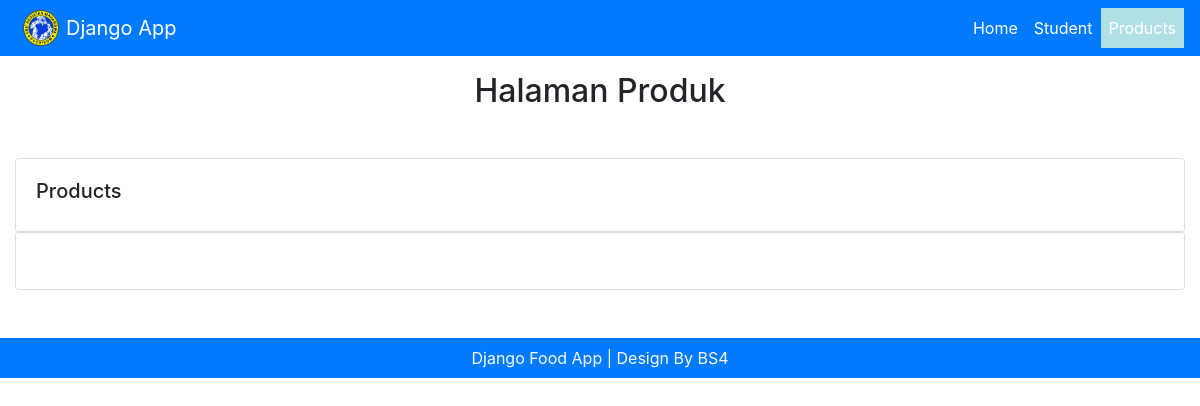
Before: /products/ with the older database file.
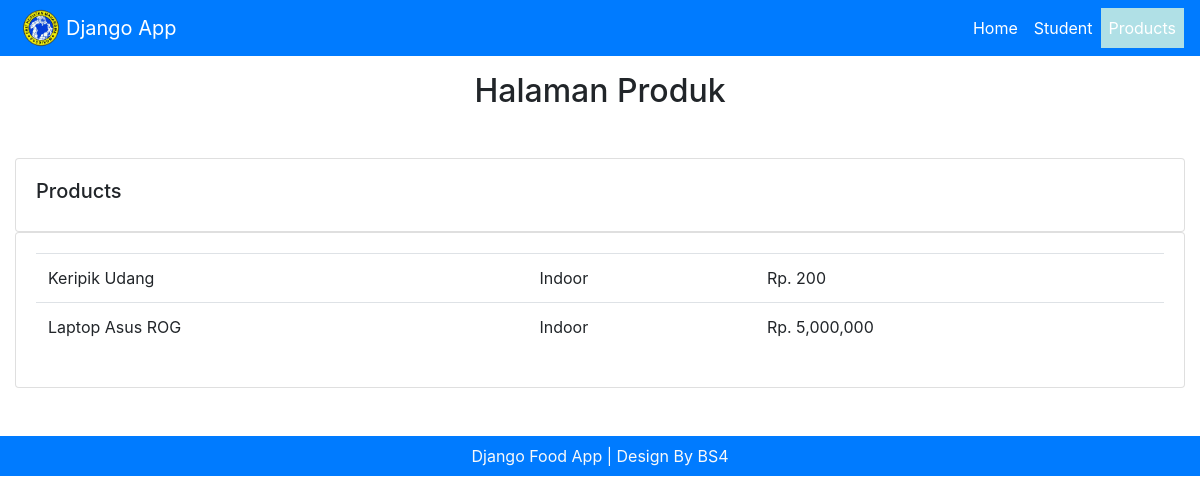
After: the same page with the newer database file.
### masruri/models.py (models this page shows, shortened)
class Product(models.Model):
    CATEGORY = (
        ('Indoor', 'Indoor'),
        ('Out Door', 'Out Door'),
    )
    name = models.CharField(max_length=200, blank=True, null=True)
    price = models.IntegerField(blank=True, null=True)
    category = models.CharField(
        max_length=200, blank=True, null=True, choices=CATEGORY)
    description = models.CharField(max_length=200, blank=True, null=True)
    date_created = models.DateTimeField(auto_now_add=True, null=True)
    tag = models.ManyToManyField(Tag)

### masruri/views.py (the view)
# urls.py: path('products/', views.products, name='products'),
def products(request):
    list_product = Product.objects.all()
    data = {
        'judul': 'Halaman Produk',
        'menu': 'products',
        'product': list_product,
    }
    return render(request, 'products.html', data)

### masruri/templates/products.html
{% extends "main.html" %}
{% load humanize %}
{% block content %}
<div class="container-fluid">
    <h2 class="text-center my-3">{{ judul }}</h2>
    <div class="row my-5">
        <div class="col-md">
            <div class="card card-body">
                <h5>Products</h5>
            </div>
            <div class="card card-body">
                <table class="table">
                    {% for dataproduct in product %}
                    <tr>
                        <td>{{ dataproduct.name }}</td>
                        <td>{{ dataproduct.category }}</td>
                        <td>Rp. {{ dataproduct.price|intcomma}}</td>
                    </tr>
                    {% endfor %}
                </table>
            </div>
        </div>
    </div>
</div>
{% endblock content %}

Changed rows visible on the page:
added Product: name "Keripik Udang", category "Indoor", price "200"
added Product: name "Laptop Asus ROG", category "Indoor", price "5,000,000"
